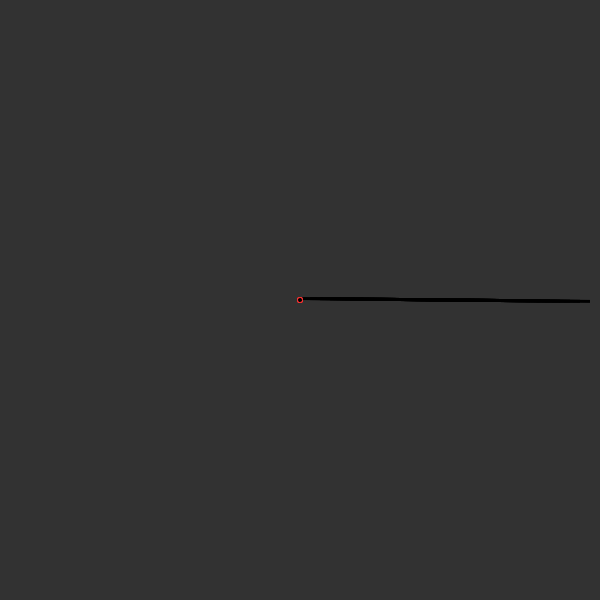
Frame 1 (no input)
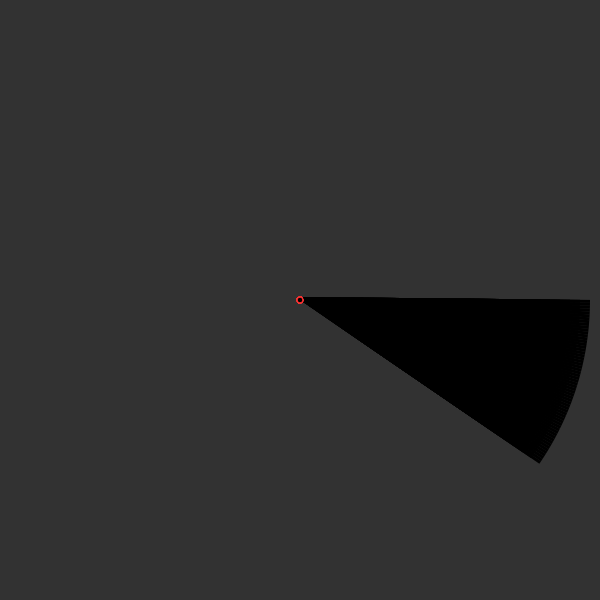
Frame 60 (the mouse pressed at the canvas centre just before this capture)
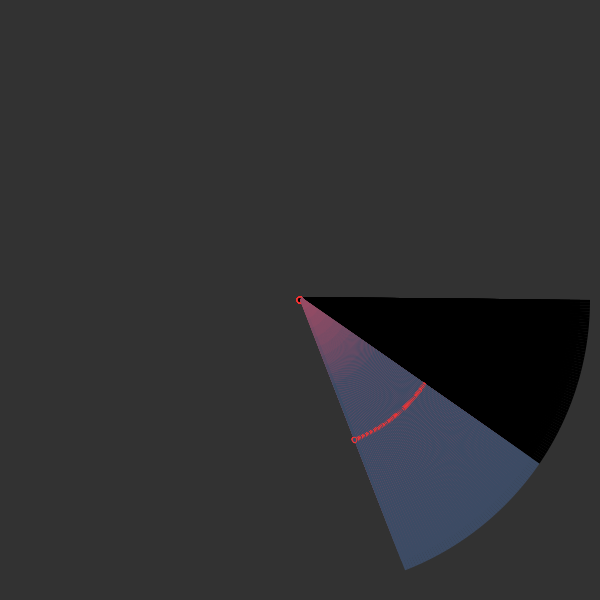
Frame 120 (the mouse held since frame 60 and released just before this capture)

The Processing sketch that drew these frames (run headless with seeded random() and noise(); from frame 60 on, the mouse is pressed at the canvas centre):

// Processing sketch: processing_67321
// ── processing_67321.pde

/*
- - - - - - - - - 
WEATHER CLOCK 1.0 - Ricardov
 - - - - - - - - - 
 
 CONCEPT
 - - - - - - - - - 
 This is the part one of an idea about showing the variation of weather through the time.
 This will show the evolution of the temperature in a 24 hours day.
 
 
 DESCRIPTION
 - - - - - - - - - 
 A line will rotate to clock wise direction each minute, and its color value will represent the temperature in the moment.
 To get the data, it must be conected via web, but due time, just will get info from a list insidethe sketch.
 
 
 Pseudocode
 - - - - - - - - - 
 Read day-hour-minute data. 
 Start at 00:01 hrs
 Map temp to Color
 Draw and Rotate Line
 Paint Line color = temp. 
 Rotate line each second, minute, hour.
 Update line pos.
 Update line color.
 Ending 23:59:59 take new day data.
 
 Options: typography coloured w t color
 Store data in depth z by days.
 
 INSPIRATIONS 
 - - - - - - - - - 
 Industrious clock. Yugo Nakamura. - http://yugop.com/ver3/index.asp?id=3
 KHRONOS PROJECTOR. Alvaro cassinelli. - http://www.k2.t.u-tokyo.ac.jp/members/alvaro/Khronos/#VisualContent  
 
 */

int largoBarra = 200;
int mov = 0;
float theta= 0.0;

void setup() {
  smooth();
  size(600, 600);
  frameRate(60);
  background(50);
}


void draw() {
  int posX= width/2;
  int posY= height/2;
  theta += 0.01; 

  mov = mov+1;

  noStroke();
  translate(posX, posY);
  rotate(theta);
  forma(0, 0, mouseX/2, mouseX/12);
}

void forma(int x, int y, int colora, int tamX) {
  for (int i=0; i< 100; i= i+10) {

    noStroke();    
    fill(colora-i, mouseX/4, mouseX/3);
    rect(x+i, y-3, largoBarra, 3);

    stroke(250, 50, 50);
    ellipse(mouseX/2, y, 5, 5);

    //    fill(0, 0, 25);
    //  rect(x+i, y, 200, 1);
  }
}
